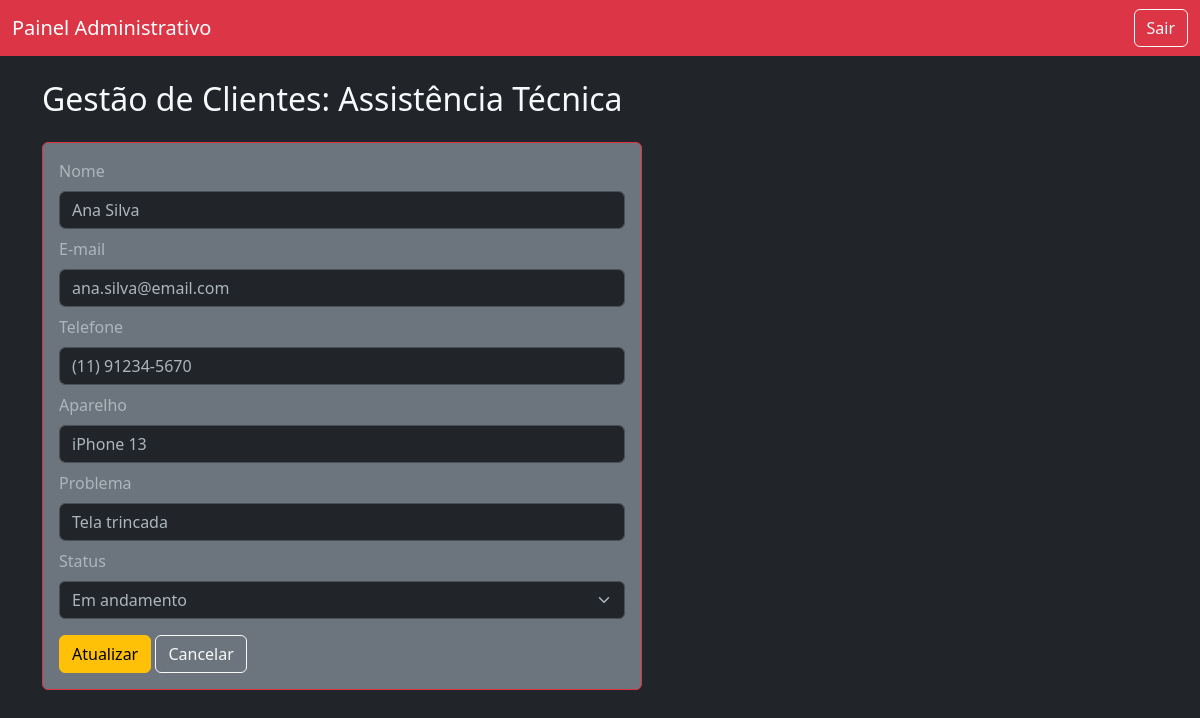
Screenshot of /vulneravel/portal.php?acao=editar&id=1 with the database file from the repository.
### tables this page shows
CREATE TABLE `clientes_reparo` (
  `id` int(11) NOT NULL,
  `nome` varchar(100) NOT NULL,
  `email` varchar(100) DEFAULT NULL,
  `telefone` varchar(20) DEFAULT NULL,
  `modelo_aparelho` varchar(50) DEFAULT NULL,
  `problema_relatado` varchar(255) DEFAULT NULL,
  `status_servico` varchar(50) DEFAULT NULL
);

### vulneravel/portal.php (the view, shortened to what this page needs)
<?php
$db_host = "localhost";
$db_user = "root";
$db_pass = "";
$db_name = "lab_seguranca";
$conn = new mysqli($db_host, $db_user, $db_pass, $db_name);
$acao = isset($_GET['acao']) ? $_GET['acao'] : 'listar';
?>
<!DOCTYPE html>
<html lang="pt-BR" data-bs-theme="dark">
<head>
    <link href="https://cdn.jsdelivr.net/npm/bootstrap@5.3.0/dist/css/bootstrap.min.css" rel="stylesheet">
</head>
<body class="bg-dark text-light">
<nav class="navbar navbar-expand-lg navbar-dark bg-danger mb-4">
  <div class="container-fluid">
    <a class="navbar-brand" href="portal.php">Painel Administrativo</a>
    <div class="d-flex">
        <a href="login.php" class="btn btn-outline-light">Sair</a>
    </div>
  </div>
</nav>
<div class="container">
    <h2 class="mb-4">Gestão de Clientes: Assistência Técnica</h2>
    <?php if ($acao == 'listar'): ?>
        <a href="?acao=adicionar" class="btn btn-danger mb-3">Adicionar Novo Cliente</a>
        <div class="table-responsive">
            <table class="table table-dark table-striped table-bordered border-secondary">
                <thead>
                    <tr>
                        <th>ID</th><th>Nome</th><th>E-mail</th><th>Telefone</th><th>Aparelho</th><th>Problema</th><th>Status</th><th>Ações</th>
                    </tr>
                </thead>
                <tbody>
                    <?php
                    $sql = "SELECT * FROM clientes_reparo";
                    $resultado = $conn->query($sql);
                    if ($resultado && $resultado->num_rows > 0) {
                        while($row = $resultado->fetch_assoc()) {
                            echo "<tr>";
                            echo "<td>" . $row["id"] . "</td>";
                            echo "<td>" . $row["nome"] . "</td>";
                            echo "<td>" . $row["email"] . "</td>";
                            echo "<td>" . $row["telefone"] . "</td>";
                            echo "<td>" . $row["modelo_aparelho"] . "</td>";
                            echo "<td>" . $row["problema_relatado"] . "</td>";
                            echo "<td><span class='badge bg-warning text-dark'>" . $row["status_servico"] . "</span></td>";
                            echo "<td>
                                    <a href='?acao=editar&id=" . $row["id"] . "' class='btn btn-sm btn-outline-info mb-1'>Editar</a>
                                    <a href='?acao=excluir&id=" . $row["id"] . "' class='btn btn-sm btn-outline-danger mb-1' onclick=\"return confirm('Excluir?')\">Excluir</a>
                                  </td>";
                            echo "</tr>";
                        }
                    } else {
                        echo "<tr><td colspan='8' class='text-center'>Nenhum cliente encontrado.</td></tr>";
                    }
                    ?>
                </tbody>
            </table>
        </div>
    <?php elseif ($acao == 'editar' && isset($_GET['id'])):
        $id = $_GET['id'];
        $sql = "SELECT * FROM clientes_reparo WHERE id = $id";
        $resultado = $conn->query($sql);
        $cliente = $resultado->fetch_assoc();
    ?>
        <div class="card bg-secondary border-danger" style="max-width: 600px;">
            <div class="card-body">
                <form action="?acao=salvar_edicao" method="POST">
                    <div class="mb-2"><label class="form-label">Nome</label><input type="text" name="nome" class="form-control" value="<?php echo $cliente['nome']; ?>" required></div>
                    <div class="mb-2"><label class="form-label">E-mail</label><input type="email" name="email" class="form-control" value="<?php echo $cliente['email']; ?>"></div>
                    <div class="mb-2"><label class="form-label">Telefone</label><input type="text" name="telefone" class="form-control" value="<?php echo $cliente['telefone']; ?>"></div>
                    <div class="mb-2"><label class="form-label">Aparelho</label><input type="text" name="modelo_aparelho" class="form-control" value="<?php echo $cliente['modelo_aparelho']; ?>" required></div>
                    <div class="mb-2"><label class="form-label">Problema</label><input type="text" name="problema_relatado" class="form-control" value="<?php echo $cliente['problema_relatado']; ?>" required></div>
                    <div class="mb-3"><label class="form-label">Status</label>
                        <select name="status_servico" class="form-select">
                            <option value="Em andamento" <?php if($cliente['status_servico'] == 'Em andamento') echo 'selected'; ?>>Em andamento</option>
                        </select>
                    </div>
                    <button type="submit" class="btn btn-warning">Atualizar</button>
                    <a href="?acao=listar" class="btn btn-outline-light">Cancelar</a>
                </form>
            </div>
        </div>
    <?php endif; ?>
</div>
</body>
</html>

### rows the page displays
clientes_reparo: nome "Ana Silva", email "ana.silva@email.com", telefone "(11) 91234-5670", modelo_aparelho "iPhone 13", problema_relatado "Tela trincada", status_servico "Em andamento"
